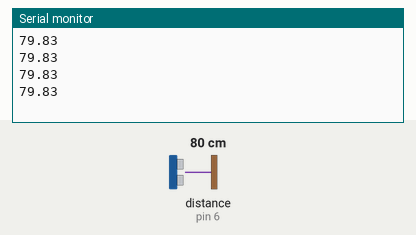
Recording of a sketch running on a simulated Arduino Uno, built with avr-gcc and run on an emulated ATmega328P. Shown: the last lines printed to the serial monitor. Wiring (inferred from the names in the program): ultrasonic range finder: trigger pin 7; echo pin 6. The inputs (shaded band) are chosen by the test bench; at power-on: distance to the obstacle (sensor on pin 6) 80 cm. The echo pulse lasts 58.3 µs per cm.

Above: at 1.2 s.
1.3 s: distance to the obstacle (sensor on pin 6) set to 2 cm
At 1.73 s:
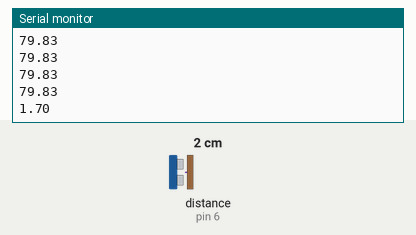
2.8 s: distance to the obstacle (sensor on pin 6) set to 4 cm
At 2.94 s:
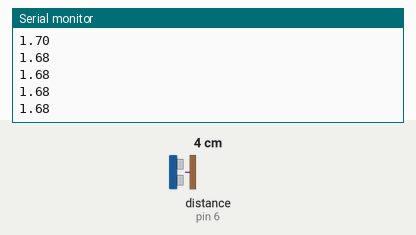
Timing chart, 0 to 5.8 s (numbered marks = the images above; inputs shaded):
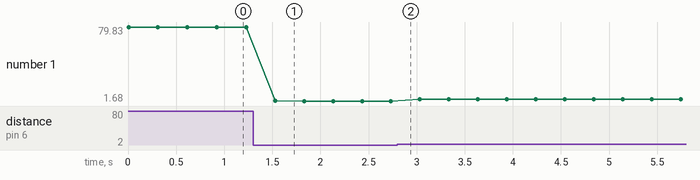

The sketch:

Atrasonic_ruler.ino
```cpp
const int TRIG_PIN = 7;
const int ECHO_PIN = 6;
float duration, distanceCm, distanceIn;

void setup() {

  Serial.begin(9600);
  pinMode(TRIG_PIN,OUTPUT);
  pinMode(ECHO_PIN,INPUT);
}

void loop()
{

  digitalWrite(TRIG_PIN, LOW);
  delayMicroseconds(2);
  digitalWrite(TRIG_PIN, HIGH);
  delayMicroseconds(10);
  digitalWrite(TRIG_PIN, LOW);
  duration = pulseIn(ECHO_PIN,HIGH);

  distanceCm = duration / 29.1 / 2 ;
  distanceIn = duration / 74 / 2;
  Serial.println(distanceCm);
/*
  if (distanceCm <= 0){
    Serial.println("Out of range");
  }
  else {

//ersal maghadir az tarigh serial
    Serial.print(distanceIn);
    Serial.print("in, ");
    Serial.print(distanceCm);
    Serial.print("cm");
    Serial.println();
  }
  */

  delay(300);
}
```

Measured:
- after the input at 1.3 s, the serial monitor: prints a new line after 0.23 s (image 1)
- plotted number 1: 79.83 → 1.68 after the input at 1.3 s, 1.68 → 3.69 after the input at 2.8 s
